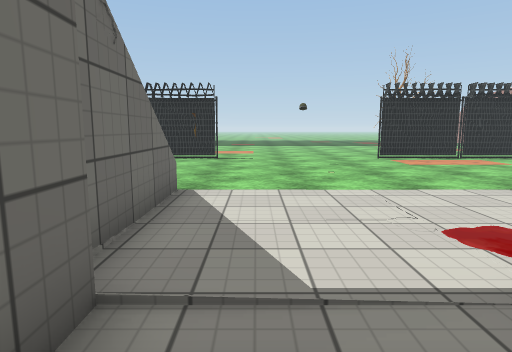
View 1 (above)

20 first-person views from a walk through a 3-D level made in the Unity game engine. The camera is 1.2 m above the floor, tilts 8° down and sees 75° across. Doors are open. The floor is counted in squares, 1 m on a side. Each view is taken from the middle of a square. On the plan, view 1 faces up. The plan holds only what a view shows up to about 14 squares ahead; the rest is blank. The place goes on beyond the plan. The player character is not drawn. Some animated figures are not drawn. Some surface patterns are stand-ins.

View 2
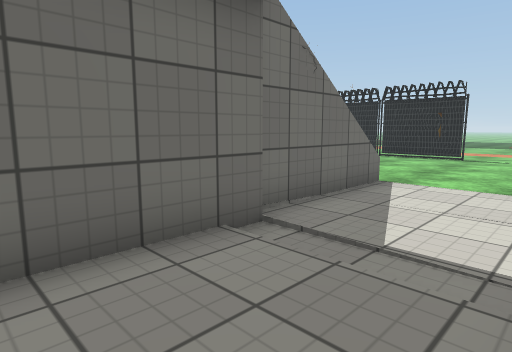

View 3
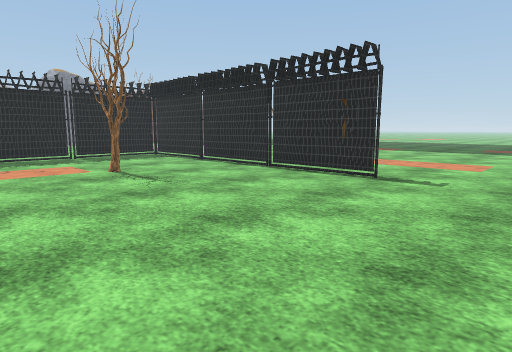

View 4
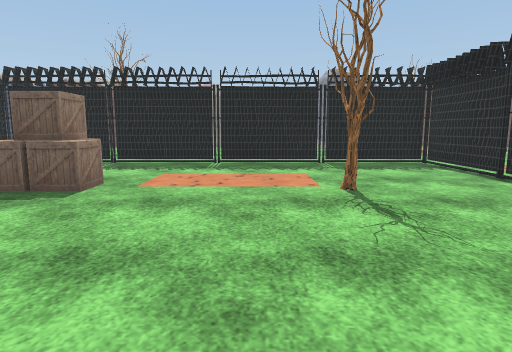

View 5
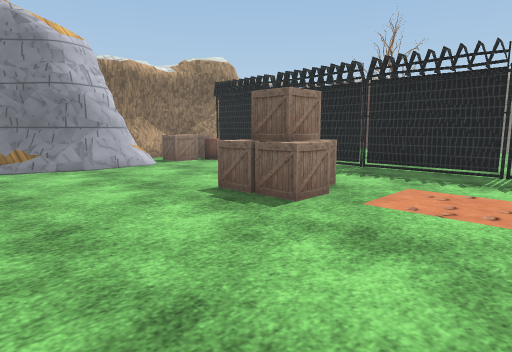

View 6
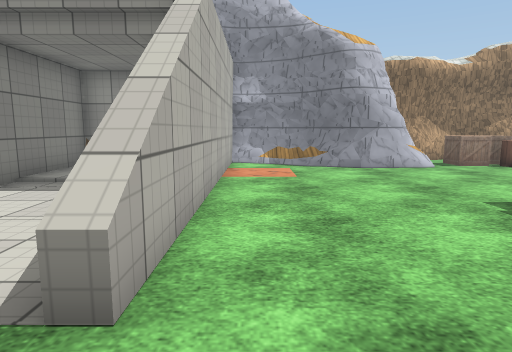

View 7
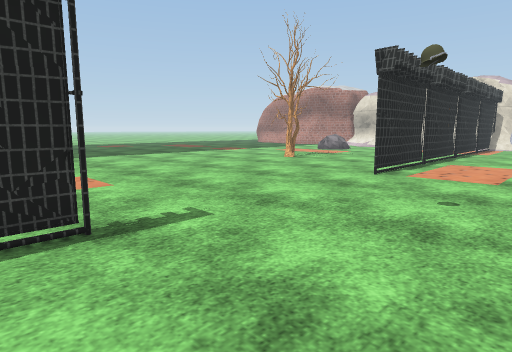

View 8
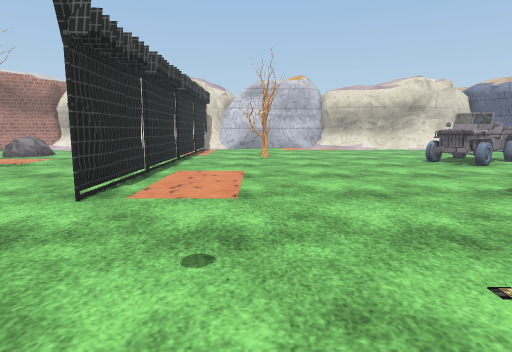

View 9
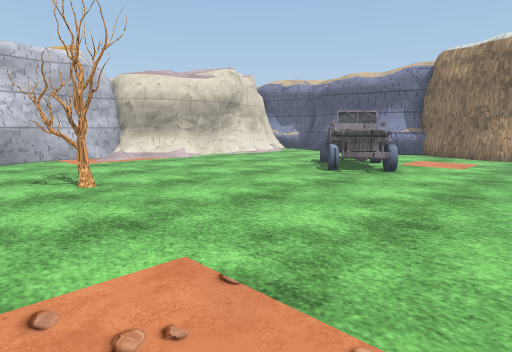

View 10
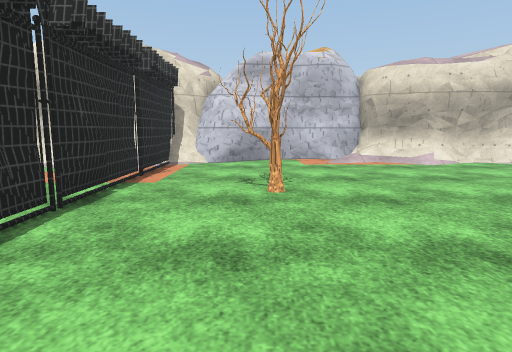

View 11
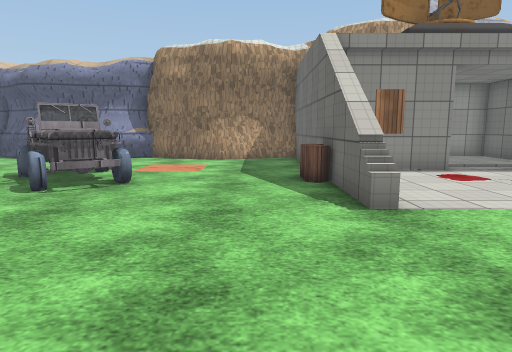

View 12
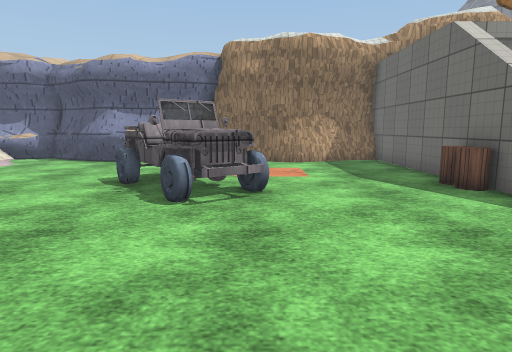

View 13
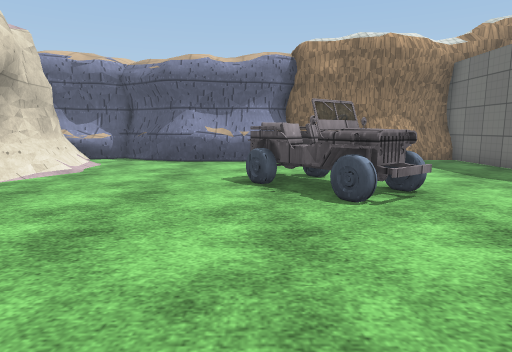

View 14
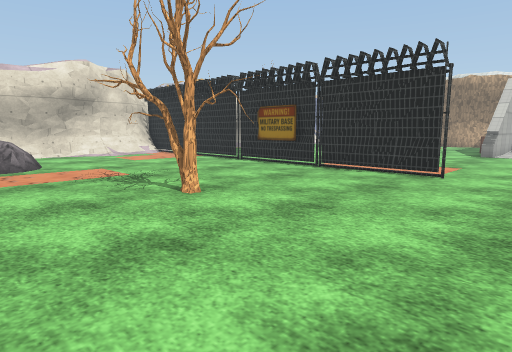

View 15
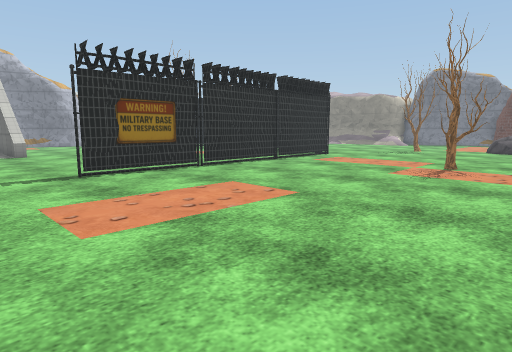

View 16
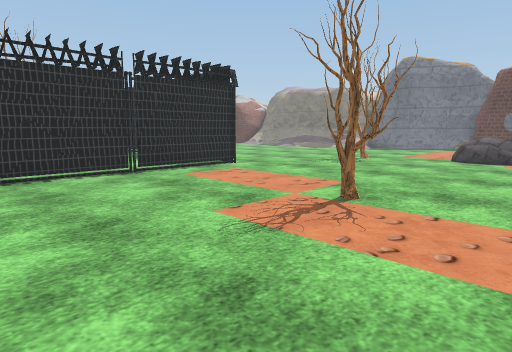

View 17
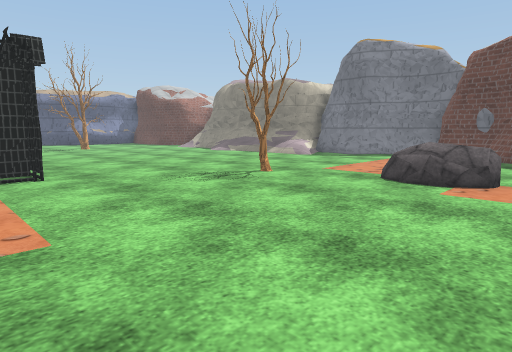

View 18
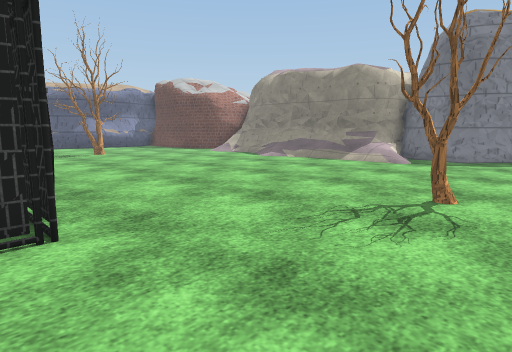

View 19
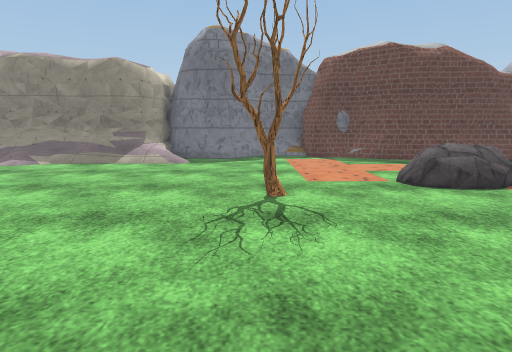

View 20
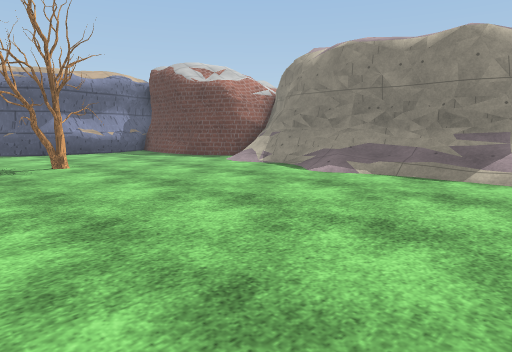

### Floor plan
Key: @ floor where view 1 was taken; # wall or solid block; . main floor; : floor 0.5 m higher than the main floor; / step, stairs or slope; D open door; = window, fence, low wall or low ledge; ^ raised ledge; T tree; C crate; B barrel; A car; R rock; O other object.
Columns run from 26 left of view 1 to 22 right of it. Each row starts with its distance up from view 1.
 24 ##         ... . ... . ...........
 23 ##  ..R.................................. R
 22 #....  :........T.......................RRR  ##
 21 =..... :........T..................T.........##
 20 .................................TTT.........##
 19 .............................................##
 18 .............................................
 17 ........T..................................
 16 #.........................................    #
 15 #............OOOOOOOOOO##.......OOOOO##OOOOOOO##
 14 #//..........O................................##
 13 #//..........O................................##
 12 #//..........O..........................TT.....#
 11 ##/..........O....TT.....................T.....##
 10 ##/..........O..................................#
  9 ##//.........O.................................##
  8  #/..........O.................................##
  7  #/..........O..........^.......^..............#
  6  #=..........O..........^.......^.....A.......##
  5 ##/........ .O...CCC....#.......#....AAA......#
  4  O/........ .O..  CC....#.......#B...AAAA.....#
  3   ......TT. .O    ......#.......#.....AAA.....#
  2    ....TT.   O   .......##...####......A......##
  1     ......   O   .......#DDDD#  #.............##
  0      .....   O  ........##@..#  #.............##
 -1       ....   O .........##. .#  #..##...==##...#
 -2         ..   O BC.###=..#####   #############.=##
 -3         ..   OCCC   ###=#       ###   ##    #####
 -4              #####   ####

Positions as (right, up) in squares from view 1, and headings:
1: (0, 0), facing up
2: (2, -1), facing up-left
3: (2, 7), facing up-left
4: (-1, 9), facing left
5: (-3, 9), facing down-left
6: (-3, 9), facing down
7: (-3, 11), facing up-right
8: (0, 12), facing right
9: (7, 14), facing down-right
10: (8, 12), facing right
11: (8, 12), facing down
12: (11, 11), facing down
13: (14, 11), facing down
14: (3, 24), facing down-right
15: (1, 24), facing down-left
16: (-5, 24), facing down-left
17: (-11, 24), facing down-left
18: (-12, 19), facing down-left
19: (-12, 17), facing left
20: (-15, 14), facing down-left
